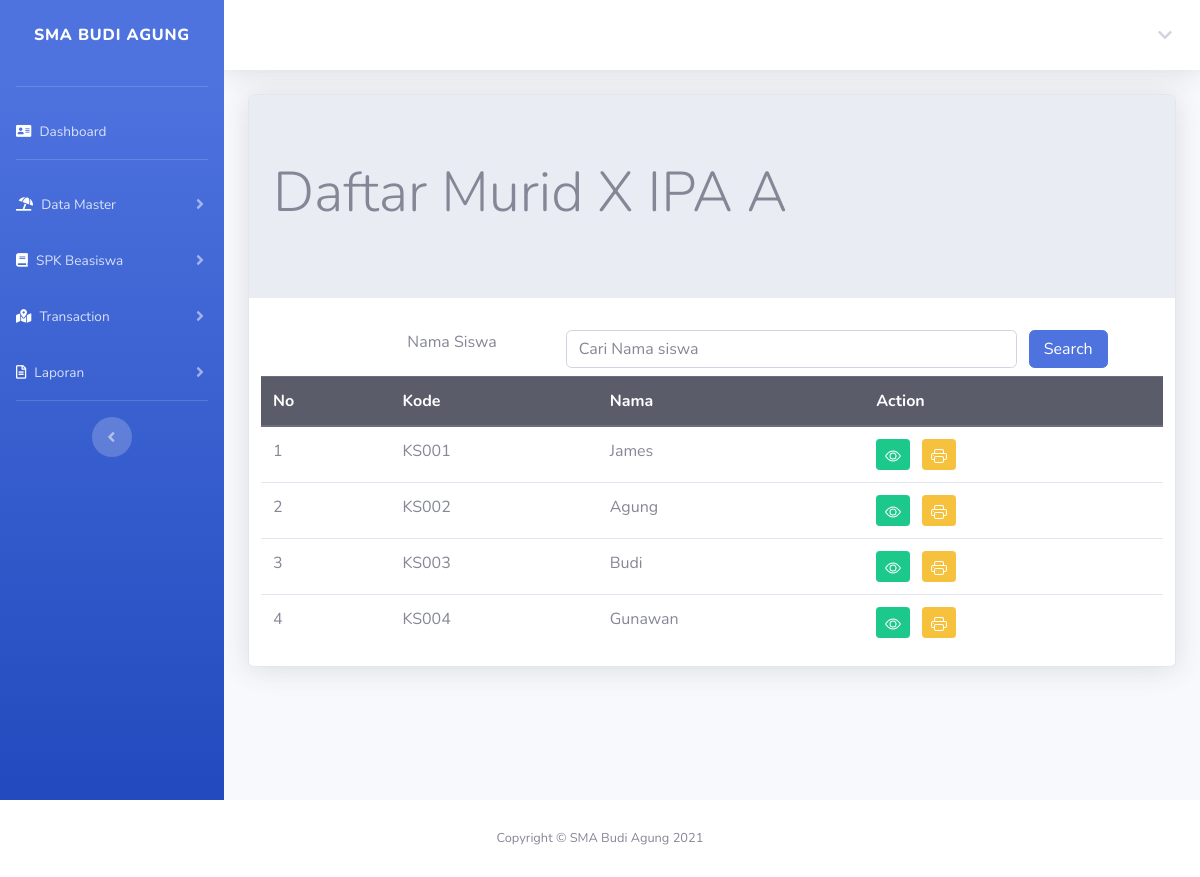
/laporanNilaiKelas.php?kelas=KD001 (signed in), run on the app's committed database.
### tables this page shows
CREATE TABLE `kelas` (
  `kode_kelas` varchar(100) NOT NULL,
  `nama_kelas` varchar(100) NOT NULL,
  `jurusan` varchar(100) NOT NULL,
  `nomor_kelas` varchar(100) NOT NULL
);

CREATE TABLE `kelasdetail` (
  `id` int(11) NOT NULL,
  `kode_kelas` varchar(100) NOT NULL,
  `kode_siswa` varchar(100) NOT NULL
);

CREATE TABLE `siswa` (
  `id` int(11) NOT NULL,
  `kode_siswa` varchar(10) NOT NULL,
  `nama_siswa` varchar(100) NOT NULL,
  `notelp_siswa` varchar(20) NOT NULL,
  `alamat_siswa` varchar(100) NOT NULL,
  `email_siswa` varchar(100) NOT NULL
);

### laporanNilaiKelas.php (the view, shortened to what this page needs)
<!DOCTYPE html>
<?php
include "includes/config.php";
$kode_kelas = $_GET['kelas'];
$q = mysqli_query($connection, "SELECT * FROM kelas where kode_kelas='$kode_kelas'");
$resq = mysqli_fetch_row($q);
?>
<html lang="en">
<head>
    <link rel="stylesheet" type="text/css" href="css/bootstrap.min.css">
</head>
<?php include "header.php"; ?>
<div class="container-fluid">
    <div class="card shadow mb-4">
        <body>
            <div class="jumbotron jumbotron-fluid">
                <div class="container">
                    <h1 class="display-4">Daftar Murid <?= $resq[1] . " " . $resq[2] . " " . $resq[3] ?> </h1>
                </div>
            </div>
            <form method="POST">
                <div class="form-group row mb-2">
                    <label for="search" class="col-sm-2 offset-md-2">Nama Siswa</label>
                    <div class="col-sm-6">
                        <input type="text" name="search" class="form-control" id="search" value="<?php if (isset($_POST['search'])) {
                                                                                                        echo $_POST['search'];
                                                                                                    } ?>" placeholder="Cari Nama siswa">
                    </div>
                    <input type="submit" name="kirim" class="col-sm-1 btn btn-primary" value="Search">
                </div>
            </form>
            <div class="col-md-12">
                <table class="table table success">
                    <thead class="thead-dark">
                        <tr>
                            <th style="width: auto;">No</th>
                            <th>Kode</th>
                            <th>Nama</th>
                            <th>Action</th>
                        </tr>
                    </thead>
                    <tbody>
                        <?php
                        if (isset($_POST["kirim"])) {
                            $search = $_POST['search'];
                            $query = mysqli_query($connection, "select * from kelasdetail join siswa on kelasdetail.kode_siswa = siswa.kode_siswa where nama_siswa like '%" . $search . "%' and kode_kelas ='$kode_kelas'");
                        } else {
                            $query = mysqli_query($connection, "select * from kelasdetail join siswa on kelasdetail.kode_siswa = siswa.kode_siswa where kode_kelas ='$kode_kelas' ");
                        }
                        $nomor = 1;
                        while ($row = mysqli_fetch_array($query)) { ?>
                            <tr>
                                <td><?php echo $nomor; ?></td>
                                <td><?php echo $row['kode_siswa']; ?></td>
                                <td><?php echo $row['nama_siswa']; ?></td>
                                <td>
                                    <a href="nilaiKelasSiswa.php?kelas=<?php echo $row["kode_kelas"] ?>&siswa=<?= $row["kode_siswa"] ?>" class=" btn btn-success btn-sm" title="Edit">
                                    </a>
                                    <?php if ($_SESSION['role'] == "admin") : ?>
                                        <a href="printNilaiKelas.php?kelas=<?php echo $row["kode_kelas"] ?>&siswa=<?= $row["kode_siswa"] ?>" class=" ml-2 btn btn-warning btn-sm" title="Print">
                                        </a>
                                    <?php endif; ?>
                                </td>
                            </tr>
                            <?php $nomor = $nomor + 1; ?>
                        <?php } ?>
                    </tbody>
                </table>
            </div>
    </div>
    </body>
<?php include "footer.php"; ?>
</html>

### data on the page
kelas: nama_kelas "X", jurusan "IPA", nomor_kelas "A"
kelasdetail: siswa.kode_siswa "KS001", siswa.nama_siswa "James"
kelasdetail: siswa.kode_siswa "KS002", siswa.nama_siswa "Agung"
kelasdetail: siswa.kode_siswa "KS003", siswa.nama_siswa "Budi"
kelasdetail: siswa.kode_siswa "KS004", siswa.nama_siswa "Gunawan"
